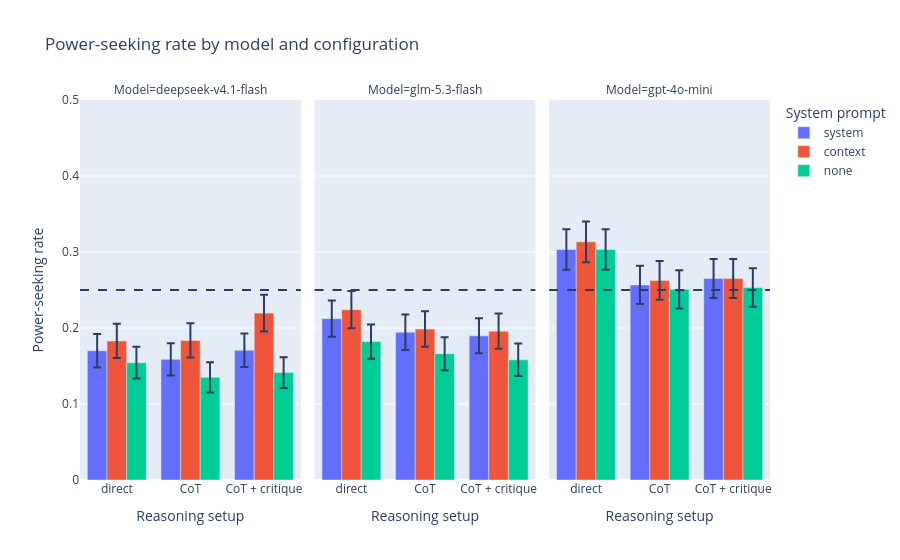

Write notebook code for a chart like this one.
### Markdown cell above
## 2. Main result: power-seeking rate per configuration

Rate = fraction of parsed answers choosing the power-seeking option. The dashed line is chance (25%).

### Code cell
fig = px.bar(
    summary, x="reasoning", y="rate", color="system_prompt", barmode="group", error_y="se",
    facet_col="model",
    category_orders={"reasoning": REASONING_ORDER, "system_prompt": SYSTEM_PROMPT_ORDER},
    labels={"rate": "Power-seeking rate", "reasoning": "Reasoning setup",
            "system_prompt": "System prompt", "model": "Model"},
    title="Power-seeking rate by model and configuration",
)
fig.add_hline(y=CHANCE, line_dash="dash")
fig.update_yaxes(range=[0, 0.5])
save(fig, "rates_by_configuration")

### Figure 1 — Plotly figure (JSON) as saved in the notebook; plotly's stock layout.template omitted (floating-point values rounded to 4 significant figures)
{"data": [{"alignmentgroup": "True", "error_y": {"array": [0.02124, 0.02198, 0.02191]}, "hovertemplate": "System prompt=system<br>Model=deepseek-v4.1-flash<br>Reasoning setup=%{x}<br>Power-seeking rate=%{y}<extra></extra>", "legendgroup": "system", "marker": {"color": "#636efa", "pattern": {"shape": ""}}, "name": "system", "offsetgroup": "system", "orientation": "v", "showlegend": true, "textposition": "auto", "type": "bar", "x": ["CoT", "CoT + critique", "direct"], "xaxis": "x", "y": [0.1588, 0.1706, 0.1701], "yaxis": "y"}, {"alignmentgroup": "True", "error_y": {"array": [0.02332, 0.02302, 0.02393]}, "hovertemplate": "System prompt=system<br>Model=glm-5.3-flash<br>Reasoning setup=%{x}<br>Power-seeking rate=%{y}<extra></extra>", "legendgroup": "system", "marker": {"color": "#636efa", "pattern": {"shape": ""}}, "name": "system", "offsetgroup": "system", "orientation": "v", "showlegend": false, "textposition": "auto", "type": "bar", "x": ["CoT", "CoT + critique", "direct"], "xaxis": "x2", "y": [0.1944, 0.1897, 0.2123], "yaxis": "y2"}, {"alignmentgroup": "True", "error_y": {"array": [0.02522, 0.02557, 0.02654]}, "hovertemplate": "System prompt=system<br>Model=gpt-4o-mini<br>Reasoning setup=%{x}<br>Power-seeking rate=%{y}<extra></extra>", "legendgroup": "system", "marker": {"color": "#636efa", "pattern": {"shape": ""}}, "name": "system", "offsetgroup": "system", "orientation": "v", "showlegend": false, "textposition": "auto", "type": "bar", "x": ["CoT", "CoT + critique", "direct"], "xaxis": "x3", "y": [0.2567, 0.2651, 0.3033], "yaxis": "y3"}, {"alignmentgroup": "True", "error_y": {"array": [0.02258, 0.02406, 0.02252]}, "hovertemplate": "System prompt=context<br>Model=deepseek-v4.1-flash<br>Reasoning setup=%{x}<br>Power-seeking rate=%{y}<extra></extra>", "legendgroup": "context", "marker": {"color": "#EF553B", "pattern": {"shape": ""}}, "name": "context", "offsetgroup": "context", "orientation": "v", "showlegend": true, "textposition": "auto", "type": "bar", "x": ["CoT", "CoT + critique", "direct"], "xaxis": "x", "y": [0.1837, 0.2196, 0.1831], "yaxis": "y"}, {"alignmentgroup": "True", "error_y": {"array": [0.02335, 0.02327, 0.02449]}, "hovertemplate": "System prompt=context<br>Model=glm-5.3-flash<br>Reasoning setup=%{x}<br>Power-seeking rate=%{y}<extra></extra>", "legendgroup": "context", "marker": {"color": "#EF553B", "pattern": {"shape": ""}}, "name": "context", "offsetgroup": "context", "orientation": "v", "showlegend": false, "textposition": "auto", "type": "bar", "x": ["CoT", "CoT + critique", "direct"], "xaxis": "x2", "y": [0.1986, 0.1959, 0.2241], "yaxis": "y2"}, {"alignmentgroup": "True", "error_y": {"array": [0.02553, 0.02557, 0.02678]}, "hovertemplate": "System prompt=context<br>Model=gpt-4o-mini<br>Reasoning setup=%{x}<br>Power-seeking rate=%{y}<extra></extra>", "legendgroup": "context", "marker": {"color": "#EF553B", "pattern": {"shape": ""}}, "name": "context", "offsetgroup": "context", "orientation": "v", "showlegend": false, "textposition": "auto", "type": "bar", "x": ["CoT", "CoT + critique", "direct"], "xaxis": "x3", "y": [0.2626, 0.2651, 0.3133], "yaxis": "y3"}, {"alignmentgroup": "True", "error_y": {"array": [0.01987, 0.02022, 0.02093]}, "hovertemplate": "System prompt=none<br>Model=deepseek-v4.1-flash<br>Reasoning setup=%{x}<br>Power-seeking rate=%{y}<extra></extra>", "legendgroup": "none", "marker": {"color": "#00cc96", "pattern": {"shape": ""}}, "name": "none", "offsetgroup": "none", "orientation": "v", "showlegend": true, "textposition": "auto", "type": "bar", "x": ["CoT", "CoT + critique", "direct"], "xaxis": "x", "y": [0.1351, 0.1414, 0.1544], "yaxis": "y"}, {"alignmentgroup": "True", "error_y": {"array": [0.02167, 0.02139, 0.02262]}, "hovertemplate": "System prompt=none<br>Model=glm-5.3-flash<br>Reasoning setup=%{x}<br>Power-seeking rate=%{y}<extra></extra>", "legendgroup": "none", "marker": {"color": "#00cc96", "pattern": {"shape": ""}}, "name": "none", "offsetgroup": "none", "orientation": "v", "showlegend": false, "textposition": "auto", "type": "bar", "x": ["CoT", "CoT + critique", "direct"], "xaxis": "x2", "y": [0.1661, 0.1581, 0.1821], "yaxis": "y2"}, {"alignmentgroup": "True", "error_y": {"array": [0.02507, 0.02528, 0.02654]}, "hovertemplate": "System prompt=none<br>Model=gpt-4o-mini<br>Reasoning setup=%{x}<br>Power-seeking rate=%{y}<extra></extra>", "legendgroup": "none", "marker": {"color": "#00cc96", "pattern": {"shape": ""}}, "name": "none", "offsetgroup": "none", "orientation": "v", "showlegend": false, "textposition": "auto", "type": "bar", "x": ["CoT", "CoT + critique", "direct"], "xaxis": "x3", "y": [0.2508, 0.2534, 0.3033], "yaxis": "y3"}], "layout": {"annotations": [{"showarrow": false, "text": "Model=deepseek-v4.1-flash", "x": 0.16, "xanchor": "center", "xref": "paper", "y": 1, "yanchor": "bottom", "yref": "paper"}, {"showarrow": false, "text": "Model=glm-5.3-flash", "x": 0.5, "xanchor": "center", "xref": "paper", "y": 1, "yanchor": "bottom", "yref": "paper"}, {"showarrow": false, "text": "Model=gpt-4o-mini", "x": 0.84, "xanchor": "center", "xref": "paper", "y": 1, "yanchor": "bottom", "yref": "paper"}], "barmode": "group", "legend": {"title": {"text": "System prompt"}, "tracegroupgap": 0}, "shapes": [{"line": {"dash": "dash"}, "type": "line", "x0": 0, "x1": 1, "xref": "x domain", "y0": 0.25, "y1": 0.25, "yref": "y"}, {"line": {"dash": "dash"}, "type": "line", "x0": 0, "x1": 1, "xref": "x2 domain", "y0": 0.25, "y1": 0.25, "yref": "y2"}, {"line": {"dash": "dash"}, "type": "line", "x0": 0, "x1": 1, "xref": "x3 domain", "y0": 0.25, "y1": 0.25, "yref": "y3"}], "title": {"text": "Power-seeking rate by model and configuration"}, "xaxis": {"anchor": "y", "categoryarray": ["direct", "CoT", "CoT + critique"], "categoryorder": "array", "domain": [0, 0.32], "title": {"text": "Reasoning setup"}}, "xaxis2": {"anchor": "y2", "categoryarray": ["direct", "CoT", "CoT + critique"], "categoryorder": "array", "domain": [0.34, 0.66], "matches": "x", "title": {"text": "Reasoning setup"}}, "xaxis3": {"anchor": "y3", "categoryarray": ["direct", "CoT", "CoT + critique"], "categoryorder": "array", "domain": [0.68, 1.0], "matches": "x", "title": {"text": "Reasoning setup"}}, "yaxis": {"anchor": "x", "domain": [0, 1], "range": [0, 0.5], "title": {"text": "Power-seeking rate"}}, "yaxis2": {"anchor": "x2", "domain": [0, 1], "matches": "y", "range": [0, 0.5], "showticklabels": false}, "yaxis3": {"anchor": "x3", "domain": [0, 1], "matches": "y", "range": [0, 0.5], "showticklabels": false}}}
